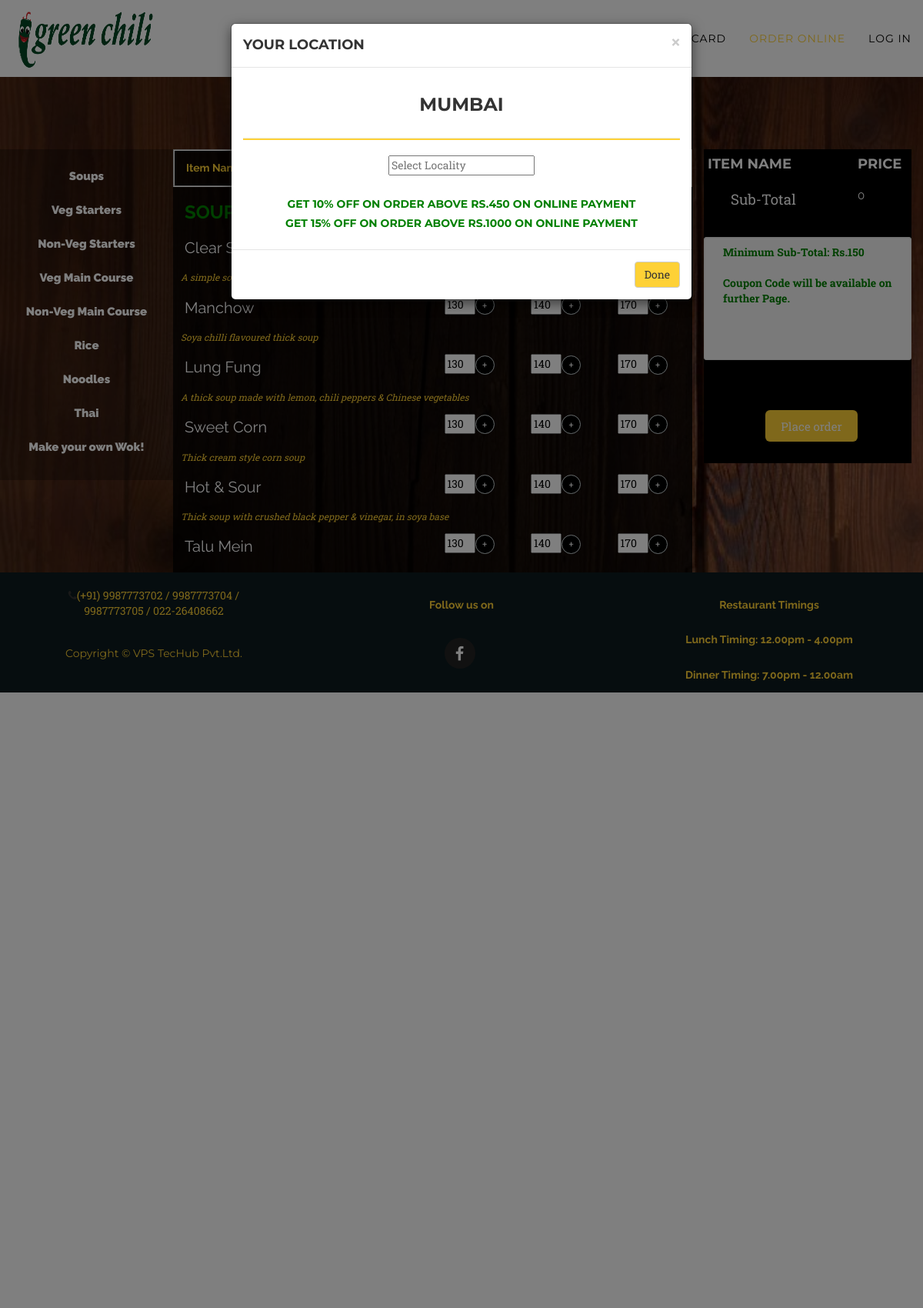
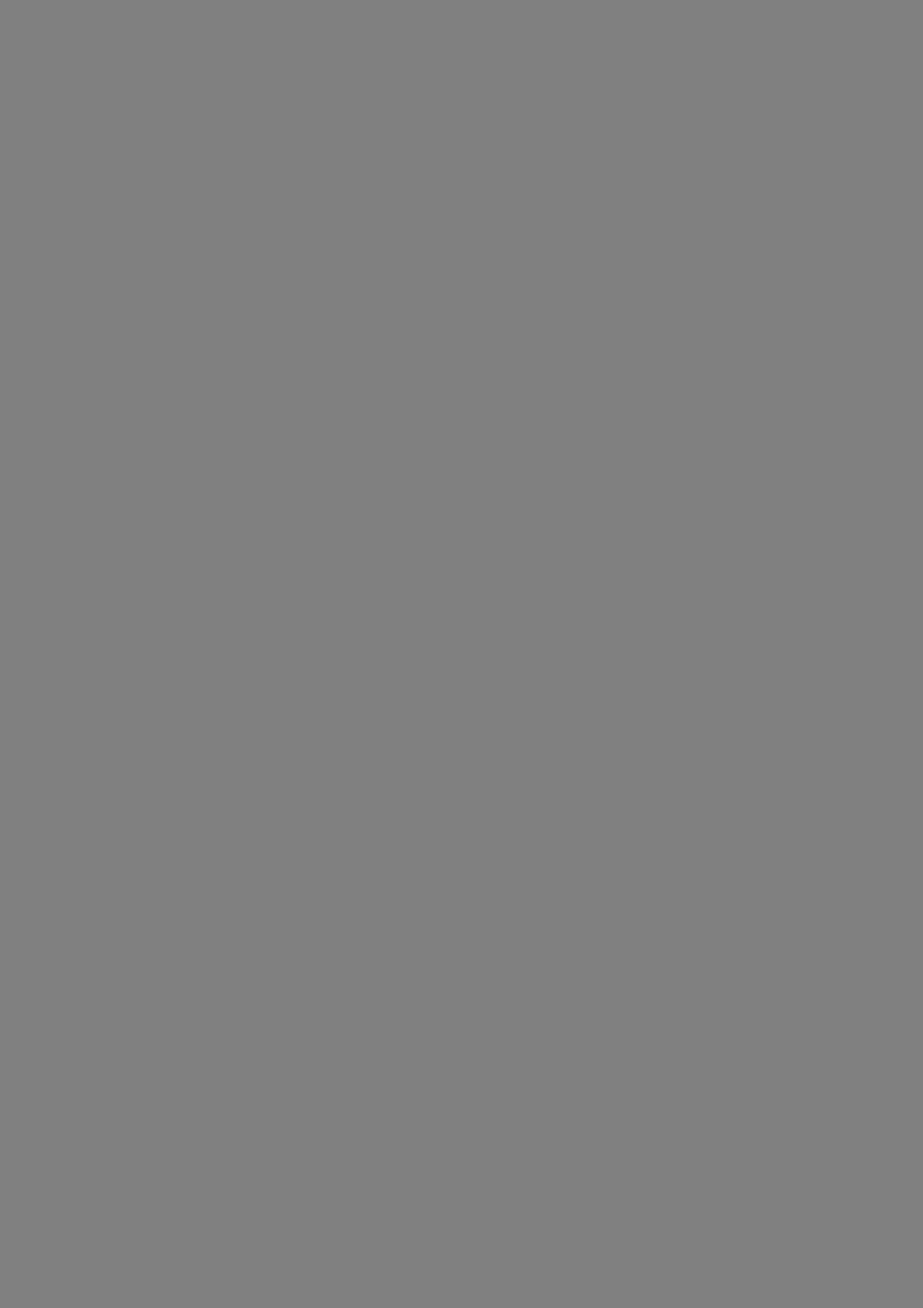
Page /orderonline.php (upper part) on the committed database (2 pictures, top to bottom).
### tables this page shows
CREATE TABLE IF NOT EXISTS `product` (
  `id` int(11) NOT NULL AUTO_INCREMENT,
  `itemname` varchar(255) NOT NULL,
  `categoryid` int(11) NOT NULL,
  `Veg` int(11) NOT NULL,
  `chicken` int(11) NOT NULL,
  `seafood` int(11) NOT NULL,
  `fish` int(11) NOT NULL,
  `prawns` int(11) NOT NULL,
  `kingprawns` int(11) NOT NULL,
  `Description` varchar(255) NOT NULL,
  PRIMARY KEY (`id`)
);

### orderonline.php (the view, shortened to what this page needs)
<!DOCTYPE html>
<html lang="en">
<head>
    <link href="vendor/bootstrap/css/bootstrap.min.css" rel="stylesheet">
    <link href="vendor/font-awesome/css/font-awesome.min.css" rel="stylesheet" type="text/css">
    <link href="css/agency.css" rel="stylesheet">
    <link href="css/agency.min.css" rel="stylesheet">
    <link href="css/orderonline.css" rel="stylesheet">
</head>
<body id="page-top" class="index" style="background-image:url(img/wooden.jpg); background-repeat:no-repeat;background-size:cover;padding-top: 150px;">
    <nav id="mainNav" class="navbar navbar-default navbar-custom navbar-fixed-top">
        <div class="container-fluid">
            <div class="navbar-header page-scroll">
                <a class="navbar-brand page-scroll" href="#page-top"><img style="max-width:190px;margin-top: -30px;height:80px" src="img/Green-Chilli-Logo-cut (2).png"></a>
            </div>
            <div class="collapse navbar-collapse" id="bs-example-navbar-collapse-1">
                <ul class="nav navbar-nav navbar-right">
                    <li>
                        <a class="page-scroll" href="index.php" style='color:black'>Home</a>
                    </li>
                    <li>
                        <a class="page-scroll" href="index.php#about" style='color:black'>About</a>
                    </li>
                    <li>
                        <a class="page-scroll" href="index.php#gallery" style='color:black'>Gallery</a>
                    </li>
                    <li>
                        <a class="page-scroll" href="index.php#contact" style='color:black'>Contact us</a>
                    </li>
                    <li>
                        <a class="page-scroll" href="menucard.php" style='color:black'>Menu Card</a>
                    </li>
                    <li>
                        <a class="page-scroll" href="checklogin.php" style='color:#fed136'>Order Online</a>
                    </li>
                    <li>
                        <?php
                        if(empty($_SESSION["uname"]))
                            echo "<a class='page-scroll' href='login.html' style='color:black'>Log In</a>";
                        ?>
                    </li>
                </ul>
            </div>
        </div>
    </nav>
        <br><br>
    <div class="container-fluid">
        <div id="menuContainer">
            <div class="row">
                <div class="col-md-9 col-lg-9">
                    <div class="row">
                        <div id="tableWrapper" class="col-md-3 col-lg-3" >
                            <ul id="type" style="list-style-type:none;">
                                <li><div class="category" id="showSoups" >Soups</div></li>
                                <li><div class="category" id="showVegStart">Veg Starters</div></li>
                                <li><div class="category" id="showNonVegStart">Non-Veg Starters</div></li>
                                <li><div class="category" id="showVegMain">Veg Main Course</div></li>
                                <li><div class="category" id="showNonVegMain" >Non-Veg Main Course</div></li>
                                <li><div class="category" id="showRice">Rice</div></li>
                                <li><div class="category" id="showNoodles">Noodles</div></li>
                                <li><div class="category" id="showThai">Thai</div></li>
                                <li><div class="category" id="showWok">Make your own Wok!</div></li>
                            </ul>
                        </div>
                        <div id="descriptionTable" class="col-md-9 col-lg-9">
                         <div id="soups">
                            <div class="row" style="border: 2px groove white">
                                <div class="col-md-6 col-lg-6">
                                    <p ><strong >Item Name and Description</strong></p>
                                </div>
                                <div class="col-md-2 col-lg-2">
                                    <p><strong>Veg</strong></p>
                                </div>
                                <div class="col-md-2 col-lg-2">
                                    <p><strong>NonVeg</strong></p>
                                </div>
                                <div class="col-md-2 col-lg-2">
                                    <p><strong>SeaFood</strong></p>
                                </div>
                            </div>
                            <h3 style="color:green;font-family:raleway">Soups :</h3>
                            <?php
                            include "dbconn.php";
                            $query = "SELECT * FROM product WHERE categoryid=1";
                            $result = mysqli_query($conn,$query);
                            while($row = mysqli_fetch_array($result))
                            {
                                echo "
                                <div id='item' class='row'>
                                    <form action='/action_page.php'>
                                        <div class='col-md-6 col-lg-6'>
                                            <input type='textbox' name='itemName' value='".$row['itemname']."' id='item_name' readonly />
                                        </div>
                                        <div id='vegPrice' class='col-md-2 col-lg-2'>
                                            <input type='text' name='' id='vprice' value='".$row['Veg']."' readonly size='2'><input type='button' value='+' id='qty_plus' name='".$row['itemname']."' onclick='addToCart(".$row['Veg'].",name,\"Veg\")' style='color:white'>
                                        </div>
                                        <div id='nonvegPrice' class='col-md-2 col-lg-2'>
                                            <input type='text' name='' id='nvprice' size='2' value='".$row['chicken']."' readonly><input type='button' value='+' id='qty_plus' name='".$row['itemname']."' onclick='addToCart(".$row['chicken'].",name,\"NonVeg\")' style='color:white'>
                                        </div>
                                        <div id='prawnPrice' class='col-md-2 col-lg-2'>
                                            <input type='text' name='' id='pprice' size='2' value='".$row['seafood']."' readonly><input type='button' value='+' id='qty_plus' name='".$row['itemname']."' onclick='addToCart(".$row['seafood'].",name,\"Prawns\")' style='color:white'>
                                        </div>
                                        </div>
                                        <div class='row'>
                                                <input type='textarea' name='itemDescription' value='".$row['Description']."' readonly>
                                            </div>
                                    </form>
                                ";
                            }
                         ?>
                    </div>
</div>
</div>
</div>
<div class="col-md-3 col-lg-3" >
 <form action="enter_order.php" method="POST" class="cartorder">
    <div id="cart" style="background-color:black; color:white;">
        <div class="row">
            <div class="col-md-6 col-lg-6" class="margin-left:5px;">
                <h4>&nbspItem Name</h4>
            </div>
            <div class="col-md-2 col-lg-2">
            </div>
            <div class="col-md-4 col-lg-4">
                <h4>Price</h4>
            </div>
        </div>
<hr style="border:1px solid black">
<div class="row">
    <div class="col-md-8 col-lg-8" style="margin-top:10px;padding-left:50px" >
        <span style="font-size:14pt" >Sub-Total</span>
    </div>
    <div class="col-md-4 col-lg-4">
        <input type="textbox"  name="subTotal" id="subTotal" size="5" style="font-size:15px;color:white;" readonly>
    </div>
</div>
<hr style="border:1px solid black">
<hr style="border:1px solid black">
<div class="row">
    <div class="col-md-8 col-lg-8" style="margin-top:10px;padding-left:70px">
        <span style="font-size:1pt;color:transparent;"><strong>Total </strong></span>
    </div>
    <div class="col-md-4 col-lg-4">
        <input type="textbox"  id="total" size="1" name="total" style="font-size:1px;color:transparent;" readonly>
    </div>
</div>
<div class="text-left well well-sm container-fluid">
    <div class="col-md-12 col-lg-12">
        <strong style="color:green">Minimum Sub-Total: Rs.150</strong></div><br>&nbsp;&nbsp;
        <div class="col-md-12 col-lg-12">
            <strong style="color:green">Coupon Code will be available on further Page.</strong>
        </div><br><br>
    </div>
    <br><br>
    <div class="row">
        <div class="col-md-3 col-lg-3"></div>
        <div class="col-md-6 col-lg-6">
           <input type="submit" name="submit_order" id="submit_order" class="btn btn-lg" style="width:100%;font-size:15px;margin:5px;background-color:#fed136" value="Place order" >
       </div>
       <div class="col-md-2 col-lg-2"></div>
   </div>
   <div class="row">
       <div class="col-md-10 col-lg-10">
        <input type="textbox"  id="allitems" size="1" name="ordered_items" style="font-size:1px;color:transparent" readonly>
    </div>
</div>
</div>
</form>
</div>
</div>
</div>
</div>
<div class="modal fade" id="locationModal" role="dialog" >
    <div class="modal-dialog">
      <div class="modal-content">
        <div class="modal-header">
          <button type="button" class="close" data-dismiss="modal">&times;</button>
          <h4 class="modal-title">Your Location</h4>
      </div>
      <div class="modal-body text-center">
        <h3>MUMBAI</h3>
        <br>
        <hr style="background-color:#fed136; height: 2px; ">
        <br>
        <input list="locations" name="locations" placeholder="Select Locality">
                <br><br>
                <h5  style="color:green"> Get 10% off on order above Rs.450 on online payment</h5>
                <h5  style="color:green"> Get 15% off on order above Rs.1000 on online payment </h5>
            </div>
            <div class="modal-footer">
              <button type="button" class="btn btn-default" data-dismiss="modal" style="background-color: #fed136">Done</button>
          </div>
      </div>
  </div>
</div>
</body>
<footer >
    <div class="container-fluid" id="footer" >
        <div class="row">
            <div class="col-md-4 col-lg-4">
                <br />
                <i class="fa fa-phone marginright"></i><a href="">(+91) 9987773702 / 9987773704 /<br /> 9987773705 / 022-26408662</a>
            </div>
            <br />
            <div class="col-md-4 col-lg-4">
                <p style="color:#fed136"><strong>Follow us on</strong></p>
            </div>
            <div class="col-md-4">
                <p style="color:#fed136"><strong>Restaurant Timings</strong></p>
            </div>
        </div>
        <div class="row">
            <div class="col-md-4 col-lg-4">
            <br />
            <span class="copyright">Copyright &copy; VPS TecHub Pvt.Ltd.</span></div>
                <div class="col-md-4">
                    <br />
                    <ul class="list-inline social-buttons">
                        <li class="facebook"><a target="_blank" title="Facebook" href="#"><i class="fa fa-facebook"></i></a></li>
                    </ul>
                </div>
                <div class="col-md-4">
                    <p style="color:#fed136"><strong>Lunch Timing: 12.00pm - 4.00pm</strong></p>
                    <p style="color:#fed136"><strong>Dinner Timing: 7.00pm - 12.00am</strong></p>
                </div>
            </div>
        </div>
    </footer>
</html>

### css/agency.css (style rules this page uses)
body { overflow-x: hidden; font-family: "Roboto Slab", "Helvetica Neue", Helvetica, Arial, sans-serif; }
p { font-size: 14px; line-height: 1.75; }
a, a:hover, a:focus, a:active, a.active { outline: none; }
a { color: #fed136; }
h1, h2, h3, h4, h5, h6 { font-family: "Montserrat", "Helvetica Neue", Helvetica, Arial, sans-serif; text-transform: uppercase; font-weight: 700; }
.navbar-custom { background-color:white; border-color: white; }
.navbar-custom .navbar-brand { color: #fed136; font-family: "Kaushan Script", "Helvetica Neue", Helvetica, Arial, cursive; }
.navbar-custom .navbar-collapse { border-color: rgba(255, 255, 255, 0.02); }
.navbar-custom .nav li a { font-family: "Montserrat", "Helvetica Neue", Helvetica, Arial, sans-serif; text-transform: uppercase; font-weight: 400; letter-spacing: 1px; color: white; }
@media (min-width: 768px) { .navbar-custom { background-color: white; padding: 25px 0; -webkit-transition: padding 0.3s; -moz-transition: padding 0.3s; transition: padding 0.3s; border: none; } }
@media (min-width: 768px) { .navbar-custom .navbar-brand { font-size: 2em; -webkit-transition: all 0.3s; -moz-transition: all 0.3s; transition: all 0.3s; } }
footer { text-align: center; margin-bottom: 0px; padding:0px; }
footer span.copyright { line-height: 40px; font-family: "Montserrat", "Helvetica Neue", Helvetica, Arial, sans-serif; text-transform: uppercase; text-transform: none; color:#fed136; }
ul.social-buttons { margin-bottom: 0; }
ul.social-buttons li a { display: block; background-color: #222222; height: 40px; width: 40px; border-radius: 100%; font-size: 20px; line-height: 40px; color: white; outline: none; -webkit-transition: all 0.3s; -moz-transition: all 0.3s; transition: all 0.3s; }
body { webkit-tap-highlight-color: #fed136; }
p { font-family: raleway; line-height: 1.8; word-wrap: break-word; }
#footer { background-color:#0c1a1e ; }

### css/orderonline.css (style rules this page uses)
input[type=textbox] { width: 140%; padding: 0px; margin: 8px 0; background-color: transparent; color:white; font-family: raleway; font-weight:50px; font-size: 20px; border:none; }
input[type=textarea] { width: 200%; padding: 0px; margin: 8px 0; background-color: transparent; color:#fed136; border:none; font-size:12px; padding-left: 10px; font-style: italic; }
#tableWrapper { background-color: rgba(0,0,0,0.3); }
body { font-size: raleway; }
.category { display: flex; justify-content: center; line-height: 2px; font-family: raleway; margin:4px; min-width:width:500px; font-weight: 900; font-size:15px; color:white; height: 40px; padding:20px 0px 10px 0px; }
#type { padding:10px; max-width:250px; }
p { color:#fed136; padding-top:10px; }
#descriptionTable { height:550px; background-color: rgba(0,0,0,0.8); overflow-y: auto; }
#qty_plus { width: 25px; height: 25px; position: inherit !important; left: 0; top: 0; visibility: visible !important; border: 1px solid #cfd9db; border-radius: 16px; font-size: 11px; margin:0px; padding: 0px; background: black; }
input[type=text] { margin: 5px 0; color:black; width:40px; }
hr { margin:0px; }

### rows in the picture
product: itemName "Manchow", Veg "130", chicken "140", seafood "170", itemDescription "Soya chilli flavoured thick soup"
product: itemName "Lung Fung", Veg "130", chicken "140", seafood "170", itemDescription "A thick soup made with lemon, chili peppers & Chinese vegetables"
product: itemName "Sweet Corn", Veg "130", chicken "140", seafood "170", itemDescription "Thick cream style corn soup"
product: itemName "Hot & Sour", Veg "130", chicken "140", seafood "170", itemDescription "Thick soup with crushed black pepper & vinegar, in soya base"
product: itemName "Talu Mein", Veg "130", chicken "140", seafood "170", itemDescription "Cooked with noodles & lots of vegetables."
